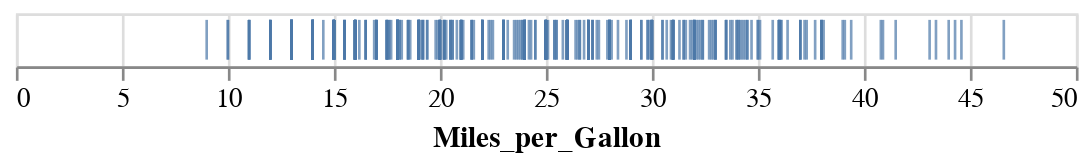

This figure's notebook cell:
### Markdown cell above
- 조금은 나아졌지만,  
  위와 같은 1차원 차트에 대하여  
  `point` 마커가 최선이라고 할 수는 없다. 
- 대신에 `tick` 마커를 시도해 보자.  
  `mark_point()`를 `mark_tick()`으로 수정하자:

### Code cell
alt.Chart(cars).mark_tick().encode(
    x='Miles_per_Gallon'
)

### Figure 1 — Vega-Lite specification as saved in the notebook (floating-point values rounded to 4 significant figures; data arrays with more than 128 entries replaced by an {"elided": "..."} marker saying what was removed)
{"config": {"view": {"continuousWidth": 400, "continuousHeight": 300}}, "data": {"name": "data-f02450ab61490a1363517a0190416235"}, "mark": "tick", "encoding": {"x": {"type": "quantitative", "field": "Miles_per_Gallon"}}, "$schema": "https://vega.github.io/schema/vega-lite/v4.8.1.json", "datasets": {"data-f02450ab61490a1363517a0190416235": {"elided": "406 records"}}}
